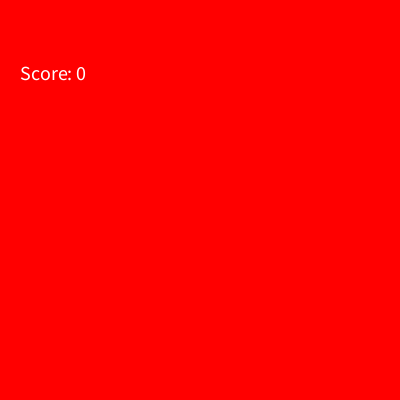
Frame 1 (no input)
Frame 60 (the mouse pressed at the canvas centre just before this capture): identical to frame 1, image omitted
Frame 120 (the mouse held since frame 60 and released just before this capture): identical to frame 1, image omitted

The Processing sketch that drew this single still picture (run headless with seeded random() and noise(); from frame 60 on, the mouse is pressed at the canvas centre):

// Processing sketch: exercise05
// ── exercise05.pde
// Variables for the score and time 
int score = 0;
int startTime = 0;
int timeElapsed = 0;
boolean timerRunning = false;
boolean scoreRunning = true;

void setup() {
  background(255, 255, 255);
  size(400, 400);
  surface.setResizable(true); // The window is resizable
  textSize(20);
  fill(102, 153, 51);
  text("Resize the window and try to hit", 10, 60);
  fill(102, 153, 51);
  text("200 points within 30 seconds!", 10, 90);
}

void draw() {
  //println(width, height);
  //Run the following functions
  windowResize();
  
  // Start the time once the window is being resized
  if (width != 400 || height != 400){
    timerRunning = true;
  }
  
  // Increase & display the time
  if (timerRunning) {
  timeElapsed++;
  text("Time Elapsed: " + floor(timeElapsed/60), 20, 40);
  //println(timeElapsed);
  }
  
  scores();
  gameOver();
}


// Scores increase or decrease according to the window size
void windowResize() {
  background(255, 0, 0);
  if (scoreRunning) {
    if  (width < 400 && height < 400 ){
    score++;
    } else if  (width > 500 && height > 500 ){
    score--;
    }
    
    if  (width > 650 && height > 650 ){
    score = score + 2;
    } else if  (width > 700 && height > 700 ){
    score--;
    }
  }
}


// The time and the score stops once it reaches 30 seconds or if the score hits 200
void gameOver(){
  if (timeElapsed >= 1800 || score >=200){
  timerRunning = false;
  scoreRunning = false;
  text("Game Over", width/2, height/2);
  }
}
  

// Display the scores
void scores(){
  fill (255);
  text ("Score: " + score, 20, 80); 
}
